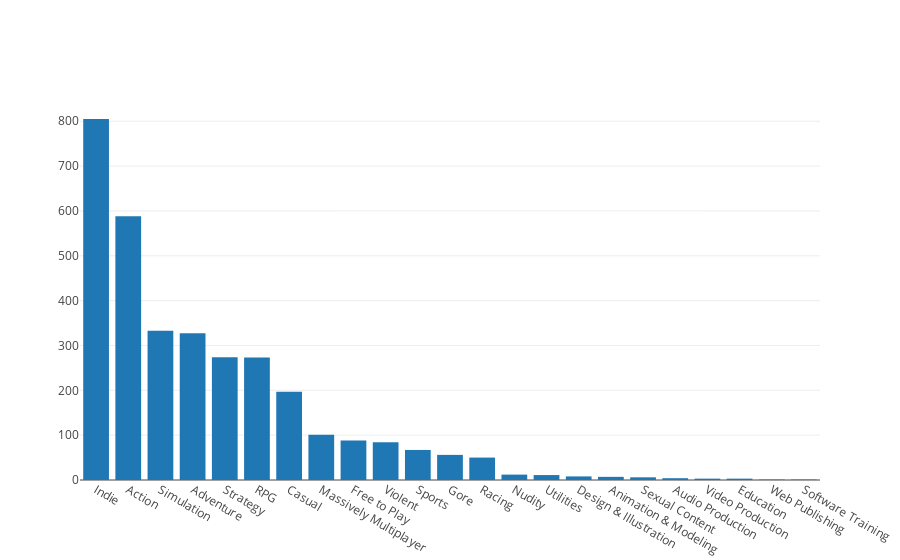

Source (notebook cell):
### Code cell
product_categories = json.load(open('./dumps/genres.json'))

# Sort to make better in display.
product_categories.sort(reverse=True)

x = []
y = []

for category in product_categories:
    x.append(category['genre'])
    y.append(category['count'])
    
data = [go.Bar(
    x=x,
    y=y
)]

iplot(data, filename='jupyter/test')

### Figure 1 — Plotly figure (JSON) as saved in the notebook; plotly's stock layout.template omitted (floating-point values rounded to 4 significant figures)
{"data": [{"type": "bar", "x": ["Indie", "Action", "Simulation", "Adventure", "Strategy", "RPG", "Casual", "Massively Multiplayer", "Free to Play", "Violent", "Sports", "Gore", "Racing", "Nudity", "Utilities", "Design & Illustration", "Animation & Modeling", "Sexual Content", "Audio Production", "Video Production", "Education", "Web Publishing", "Software Training"], "y": [805, 588, 333, 327, 274, 273, 197, 101, 88, 84, 67, 56, 50, 12, 11, 8, 7, 6, 4, 3, 3, 1, 1]}], "layout": {}}
